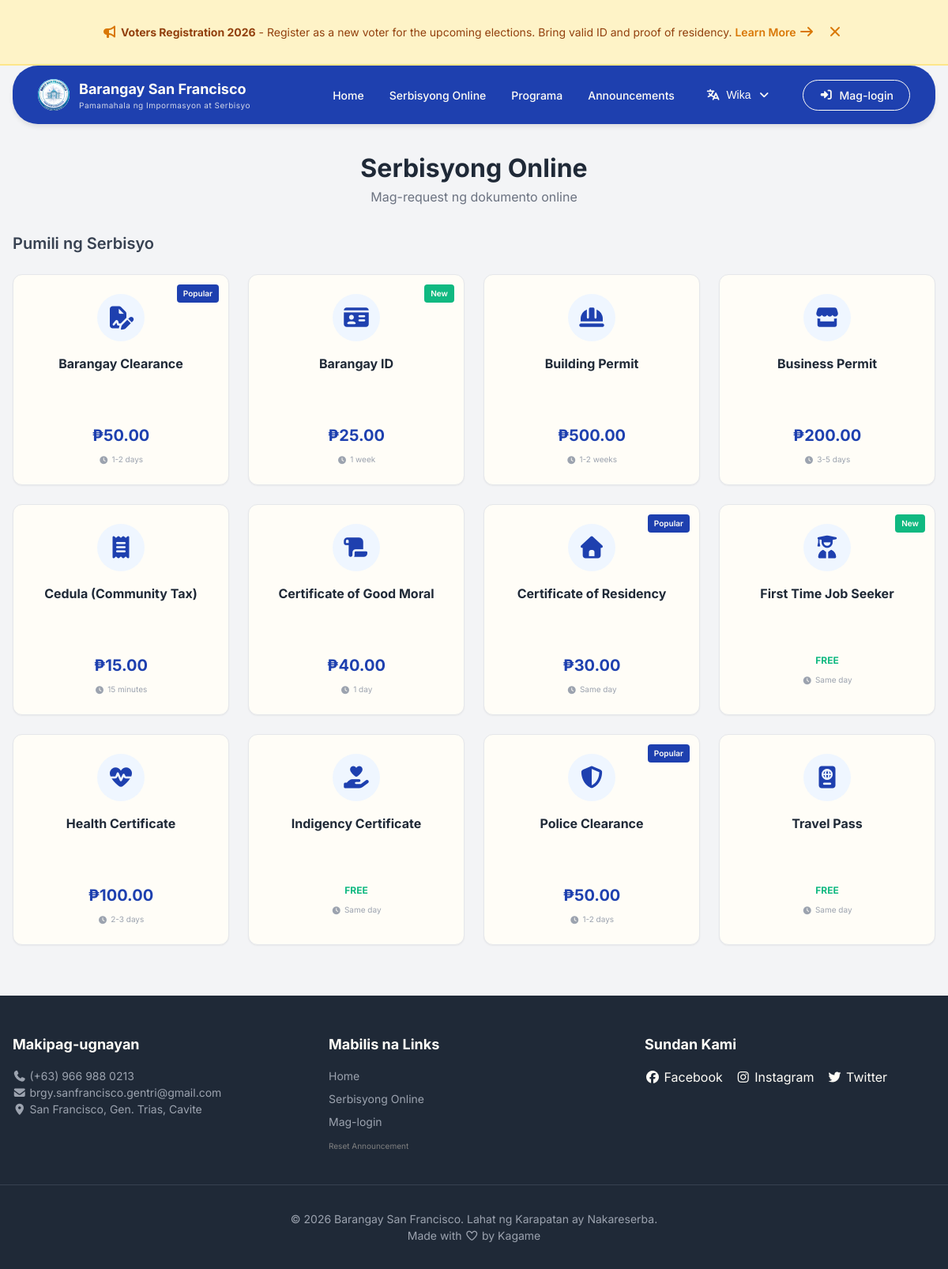
Screenshot of /pages/services.php with the database file from the repository.
### tables this page shows
CREATE TABLE IF NOT EXISTS `campaigns` (
  `campaign_id` int NOT NULL AUTO_INCREMENT,
  `title` varchar(200) NOT NULL,
  `description` text,
  `start_date` datetime NOT NULL,
  `end_date` datetime NOT NULL,
  `type` enum('voters','assistance','scholarship','medical','permit','other') DEFAULT 'other',
  `is_active` tinyint(1) DEFAULT '1',
  `created_at` timestamp NULL DEFAULT CURRENT_TIMESTAMP,
  PRIMARY KEY (`campaign_id`)
);

CREATE TABLE IF NOT EXISTS `service` (
  `service_id` int NOT NULL AUTO_INCREMENT,
  `service_name` varchar(100) NOT NULL,
  `base_price` decimal(10,2) NOT NULL,
  `is_active` tinyint(1) DEFAULT '1',
  PRIMARY KEY (`service_id`)
);

### includes/core/queries.php (called while the page is built, shortened)
<?php
function getServices() {
    global $conn;
    $sql = "SELECT * FROM service WHERE is_active = 1 ORDER BY service_id";
    $stmt = $conn->prepare($sql);
    $stmt->execute();
    $result = $stmt->get_result();
    return $result->fetch_all(MYSQLI_ASSOC);
}
function getTopAnnouncement() {
    global $conn;
    $sql = "SELECT * FROM campaigns WHERE is_active = 1 AND end_date > NOW() ORDER BY end_date ASC LIMIT 1";
    $stmt = $conn->prepare($sql);
    $stmt->execute();
    return $stmt->get_result()->fetch_assoc();
}
?>

### includes/translations/translations.php (called while the page is built, shortened)
<?php
function __($key) {
    $lang = $_SESSION['lang'] ?? 'tl';
    return $translations[$lang][$key] ?? $key;
}
?>

### includes/core/auth.php (called while the page is built, shortened)
<?php
function isLoggedIn() {
    return isset($_SESSION['household_id']) || isset($_SESSION['admin_id']);
}
?>

### pages/services.php (the view, shortened to what this page needs)
<?php
$services = getServices();
$serviceIcons = [
    'Barangay Clearance' => 'fa-file-signature',
    'Certificate of Residency' => 'fa-home',
    'Business Permit' => 'fa-store',
    'Indigency Certificate' => 'fa-hand-holding-heart',
    'Police Clearance' => 'fa-shield-alt',
    'Cedula (Community Tax)' => 'fa-receipt',
    'Certificate of Good Moral' => 'fa-scroll',
    'First Time Job Seeker' => 'fa-user-graduate',
    'Barangay ID' => 'fa-id-card',
    'Health Certificate' => 'fa-heartbeat',
    'Building Permit' => 'fa-hard-hat',
    'Travel Pass' => 'fa-passport'
];
$processingTimes = [
    'Barangay Clearance' => '1-2 days',
    'Certificate of Residency' => 'Same day',
    'Business Permit' => '3-5 days',
    'Indigency Certificate' => 'Same day',
    'Police Clearance' => '1-2 days',
    'Cedula (Community Tax)' => '15 minutes',
    'Certificate of Good Moral' => '1 day',
    'First Time Job Seeker' => 'Same day',
    'Barangay ID' => '1 week',
    'Health Certificate' => '2-3 days',
    'Building Permit' => '1-2 weeks',
    'Travel Pass' => 'Same day'
];
$popularServices = ['Barangay Clearance', 'Certificate of Residency', 'Police Clearance'];
$newServices = ['First Time Job Seeker', 'Barangay ID'];
include '../includes/layouts/header.php';
?>
<link rel="stylesheet" href="/barangay-residence-system/assets/css/pages/services.css">
<?php include '../includes/layouts/navbar.php'; ?>
<main class="container">
    <div id="serviceSelection">
        <div class="service-header">
            <h2><?php echo __('page-title'); ?></h2>
            <p><?php echo __('page-subtitle'); ?></p>
        </div>
        <h3 class="section-subtitle"><?php echo __('select-service'); ?></h3>
        <div class="services-grid">
            <?php foreach ($services as $service):
                $name = $service['service_name'];
                $icon = $serviceIcons[$name] ?? 'fa-file-alt';
                $processingTime = $processingTimes[$name] ?? '2-3 days';
                $isPopular = in_array($name, $popularServices);
                $isNew = in_array($name, $newServices);
            ?>
            <div onclick="openServiceModal('<?php echo addslashes($name); ?>', <?php echo $service['base_price']; ?>)" class="card card-hover service-card">
                <?php if ($isPopular): ?>
                    <span class="service-badge popular">Popular</span>
                <?php elseif ($isNew): ?>
                    <span class="service-badge new">New</span>
                <?php endif; ?>
                <div class="service-icon">
                    <i class="fas <?php echo $icon; ?>"></i>
                </div>
                <h4><?php echo $name; ?></h4>
                <p class="service-description"><?php echo $service['description'] ?? ''; ?></p>
                <?php if ($service['base_price'] == 0): ?>
                    <p class="service-price free">FREE</p>
                <?php else: ?>
                    <p class="service-price">₱<?php echo number_format($service['base_price'], 2); ?></p>
                <?php endif; ?>
                <div class="processing-time">
                    <i class="fas fa-clock"></i>
                    <span><?php echo $processingTime; ?></span>
                </div>
            </div>
            <?php endforeach; ?>
        </div>
    </div>
</main>
<?php include '../includes/layouts/footer.php'; ?>

### includes/layouts/header.php (shortened to what this page needs)
<!DOCTYPE html>
<html lang="<?php echo $_SESSION['lang'] ?? 'tl'; ?>">
<head>
    <link rel="stylesheet" href="https://cdnjs.cloudflare.com/ajax/libs/font-awesome/7.0.1/css/all.css">
    <link rel="stylesheet" href="/barangay-residence-system/assets/css/main.css">
</head>
<body>
<?php
$topAnnouncement = getTopAnnouncement();
$showAnnouncement = !isset($_COOKIE['announcement_closed']) || $_COOKIE['announcement_closed'] != $topAnnouncement['campaign_id'];
if ($topAnnouncement && $showAnnouncement):
?>
<div id="topAnnouncementBar" class="top-announcement-bar">
    <div class="container">
        <div class="top-announcement-content">
            <i class="fas fa-bullhorn"></i>
            <span><strong><?php echo htmlspecialchars($topAnnouncement['title']); ?></strong> - <?php echo htmlspecialchars($topAnnouncement['description']); ?></span>
            <a href="/barangay-residence-system/pages/campaigns.php" class="announcement-link">Learn More <i class="fas fa-arrow-right"></i></a>
            <button class="close-announcement" onclick="closeAnnouncement(<?php echo $topAnnouncement['campaign_id']; ?>)" aria-label="Close">
                <i class="fas fa-times"></i>
            </button>
        </div>
    </div>
</div>
<?php endif; ?>

### includes/layouts/navbar.php (shortened to what this page needs)
<nav class="navbar">
    <a href="/barangay-residence-system/pages/index.php" class="navbar-logo">
        <div class="navbar-logo-img">
            <img src="/barangay-residence-system/assets/images/logo.png" alt="Logo">
        </div>
        <div>
            <h1>Barangay San Francisco</h1>
            <p><?php echo __('sub-header'); ?></p>
        </div>
    </a>
    <div class="navbar-links">
        <a href="/barangay-residence-system/pages/index.php"><?php echo __('nav-home'); ?></a>
        <a href="/barangay-residence-system/pages/services.php"><?php echo __('nav-services'); ?></a>
        <a href="/barangay-residence-system/pages/campaigns.php"><?php echo __('nav-programs'); ?></a>
        <a href="/barangay-residence-system/pages/announcements.php">Announcements</a>
        <div class="lang-dropdown">
            <button id="langBtn" class="lang-btn">
                <i class="fas fa-language"></i>
                <span id="currentLangLabel"><?php echo __('language'); ?></span>
                <i id="langArrow" class="fas fa-angle-down"></i>
            </button>
        </div>
        <?php if (isLoggedIn()): ?>
            <?php if (isAdmin()): ?>
                <a href="/barangay-residence-system/pages/dashboard.php" class="btn btn-outline">
                    <i class="fas fa-chalkboard-user"></i> <?php echo __('admin-dashboard'); ?>
                </a>
            <?php else: ?>
                <a href="/barangay-residence-system/pages/user.php" class="btn btn-outline">
                    <i class="fa-solid fa-user"></i> <?php echo __('my-dashboard'); ?>
                </a>
            <?php endif; ?>
        <?php else: ?>
            <a href="/barangay-residence-system/pages/login.php" class="btn btn-outline">
                <i class="fas fa-sign-in-alt"></i> <?php echo __('login'); ?>
            </a>
        <?php endif; ?>
    </div>
</nav>

### includes/layouts/footer.php (shortened to what this page needs)
<footer class="footer">
    <div class="footer-content">
        <div>
            <h5><?php echo __('f-contact'); ?></h5>
            <p><i class="fas fa-phone"></i> (+63) 966 988 0213</p>
            <p><i class="fas fa-envelope"></i> brgy.sanfrancisco.gentri@gmail.com</p>
            <p><i class="fas fa-map-marker-alt"></i> San Francisco, Gen. Trias, Cavite</p>
        </div>
        <div>
            <h5><?php echo __('f-links'); ?></h5>
            <ul>
                <li><a href="/barangay-residence-system/pages/index.php"><?php echo __('nav-home'); ?></a></li>
                <li><a href="/barangay-residence-system/pages/services.php"><?php echo __('nav-services'); ?></a></li>
                <li><a href="/barangay-residence-system/pages/login.php"><?php echo __('login'); ?></a></li>
                <li><a href="?reset_announcement=1" style="font-size: 0.625rem; color: gray;">Reset Announcement</a></li>
            </ul>
        </div>
        <div>
            <h5><?php echo __('f-follow'); ?></h5>
            <div class="social-icons">
                <a href="https://www.facebook.com/tayog.kagame" target="_blank"><i class="fab fa-facebook"></i> Facebook</a>
                <a href="https://www.instagram.com/_tayog/" target="_blank"><i class="fab fa-instagram"></i> Instagram</a>
                <a href="#"><i class="fab fa-twitter" target="_blank"></i> Twitter</a>
            </div>
        </div>
    </div>
    <p class="footer-copyright"><?php echo __('footer-copy'); ?></p>
    <p class="footer-copyright">Made with <i class="fa-regular fa-heart"></i> by
        <a href="https://kamen-rider-tayog.github.io/tayog-portfolio/" target="blank">Kagame</a>
    </p>
</footer>
</body>
</html>

### assets/css/pages/services.css (style rules this page uses)
.service-header { text-align: center; margin-bottom: 2rem; }
.service-header h2 { font-size: 2rem; font-weight: 700; color: var(--gray-800); }
.service-header p { color: var(--gray-500); }
.section-subtitle { margin-bottom: 1.5rem; font-size: 1.25rem; font-weight: 600; color: var(--gray-700); }
.services-grid { display: grid; grid-template-columns: repeat(4, 1fr); gap: 1.5rem; margin-bottom: 3rem; }
.service-card { text-align: center; cursor: pointer; padding: 1.5rem; transition: all 0.3s ease; position: relative; }
.service-icon { width: 60px; height: 60px; background-color: var(--primary-blue-50); border-radius: 50%; display: flex; align-items: center; justify-content: center; margin: 0 auto 1rem; color: var(--primary-blue); font-size: 1.75rem; transition: all 0.3s ease; }
.service-card h4 { font-size: 1rem; font-weight: 700; margin-bottom: 0.5rem; color: var(--gray-800); }
.service-description { font-size: 0.75rem; color: var(--gray-500); margin-bottom: 1rem; min-height: 2.5rem; }
.service-price { font-size: 1.25rem; font-weight: 700; color: var(--primary-blue); }
.service-price.free { color: var(--success-green); font-size: 0.75rem; text-transform: uppercase; }
.service-badge { position: absolute; top: 0.75rem; right: 0.75rem; background-color: var(--warning-orange); color: var(--white); font-size: 0.625rem; padding: 0.25rem 0.5rem; border-radius: 0.25rem; font-weight: 600; }
.service-badge.popular { background-color: var(--primary-blue); }
.service-badge.new { background-color: var(--success-green); }
.processing-time { font-size: 0.625rem; color: var(--gray-400); margin-top: 0.5rem; display: flex; align-items: center; justify-content: center; gap: 0.25rem; }

### assets/css/base/variables.css (style rules this page uses)
:root { --primary-blue: #1e40af; --primary-blue-dark: #1e3a8a; --primary-blue-light: #3b82f6; --primary-blue-50: #eff6ff; --white: #fffdf7; --gray-50: #f9fafb; --gray-100: #f3f4f6; --gray-200: #e5e7eb; --gray-300: #d1d5db; --gray-400: #9ca3af; --gray-500: #6b7280; --gray-600: #4b5563; --gray-700: #374151; --gray-800: #1f2937; --gray-900: #111827; --error-red: #b91c1c; --error-red-light: #fef2f2; --success-green: #10b981; --success-green-light: #d1fae5; --warning-orange: #f59e0b; --warning-orange-light: #fffbeb; --shadow-sm: 0 1px 2px 0 rgba(0, 0, 0, 0.05); --shadow-md: 0 4px 6px -1px rgba(0, 0, 0, 0.1); --shadow-lg: 0 10px 15px -3px rgba(0, 0, 0, 0.1); --shadow-xl: 0 20px 25px -5px rgba(0, 0, 0, 0.1); --radius-sm: 0.375rem; --radius-md: 0.5rem; --radius-lg: 0.75rem; --radius-xl: 1rem; }

### assets/css/base/typography.css (style rules this page uses)
h1 { font-size: 2rem; font-weight: 700; }
h2 { font-size: 1.5rem; font-weight: 600; }
h3 { font-size: 1.25rem; font-weight: 600; }
h4 { font-size: 1.125rem; font-weight: 600; }

### assets/css/components/buttons.css (style rules this page uses)
.btn { display: inline-block; padding: 0.625rem 1.25rem; border-radius: var(--radius-md); font-weight: 600; font-size: 0.875rem; cursor: pointer; transition: all 0.3s ease; border: none; text-align: center; }
.btn-outline { background-color: transparent; border: 2px solid var(--primary-blue); color: var(--primary-blue); }

### assets/css/components/cards.css (style rules this page uses)
.card { background-color: var(--white); border-radius: var(--radius-lg); box-shadow: var(--shadow-sm); border: 1px solid var(--gray-200); transition: all 0.3s ease; }

### assets/css/sections/footer.css (style rules this page uses)
.footer { background-color: var(--gray-800); color: var(--white); padding-top: 3rem; padding-bottom: 2rem; margin-top: auto; }
.footer-content { max-width: 1280px; margin: 0 auto; padding: 0 1rem; display: grid; grid-template-columns: repeat(3, 1fr); gap: 2rem; border-bottom: 1px solid var(--gray-700); padding-bottom: 2rem; margin-bottom: 2rem; }
.footer h5 { font-size: 1.125rem; font-weight: bold; margin-bottom: 1rem; }
.footer p, .footer ul { color: var(--gray-400); font-size: 0.875rem; }
.footer ul { list-style: none; }
.footer ul li { margin-bottom: 0.5rem; }
.social-icons { display: flex; gap: 1rem; }
.footer-copyright { text-align: center; color: var(--gray-500); font-size: 0.75rem; }

### assets/css/sections/top-announcement.css (style rules this page uses)
.top-announcement-bar { background-color: #fef3c7; color: #92400e; padding: 0.75rem 0; font-size: 0.875rem; border-bottom: 2px solid #fde68a; position: relative; z-index: 100; text-align: center; }
.top-announcement-content i { font-size: 1rem; color: #d97706; animation: iconPulse 0.8s ease-in-out infinite; }
.top-announcement-content span { animation: textPulse 1s ease-in-out infinite; }
.announcement-link { color: #d97706; text-decoration: none; font-weight: 600; }
.close-announcement { background: none; border: none; color: #92400e; cursor: pointer; padding: 0.25rem; margin-left: 0.5rem; }

### rows the page displays
campaigns: title "Voters Registration 2026", description "Register as a new voter for the upcoming elections. Bring valid ID and proof of residency."
service: shows "Popular", service_name "Barangay Clearance", base_price "50.00", service_name "1-2 days"
service: shows "New", service_name "Barangay ID", base_price "25.00", service_name "1 week"
service: service_name "Building Permit", base_price "500.00", service_name "1-2 weeks"
service: service_name "Business Permit", base_price "200.00", service_name "3-5 days"
service: service_name "Cedula (Community Tax)", base_price "15.00", service_name "15 minutes"
service: service_name "Certificate of Good Moral", base_price "40.00", service_name "1 day"
service: shows "Popular", service_name "Certificate of Residency", base_price "30.00", service_name "Same day"
service: shows "New", service_name "First Time Job Seeker", base_price "FREE", service_name "Same day"
service: service_name "Health Certificate", base_price "100.00", service_name "2-3 days"
service: service_name "Indigency Certificate", base_price "FREE", service_name "Same day"
service: shows "Popular", service_name "Police Clearance", base_price "50.00", service_name "1-2 days"
service: service_name "Travel Pass", base_price "FREE", service_name "Same day"

### other values shown
__('sub-header') "Pamamahala ng Impormasyon at Serbisyo"
__('nav-home') "Home"
__('nav-services') "Serbisyong Online"
__('nav-programs') "Programa"
__('language') "Wika"
__('login') "Mag-login"
__('page-title') "Serbisyong Online"
__('page-subtitle') "Mag-request ng dokumento online"
__('select-service') "Pumili ng Serbisyo"
__('f-contact') "Makipag-ugnayan"
__('f-links') "Mabilis na Links"
__('f-follow') "Sundan Kami"
__('footer-copy') "© 2026 Barangay San Francisco. Lahat ng Karapatan ay Nakareserba."
